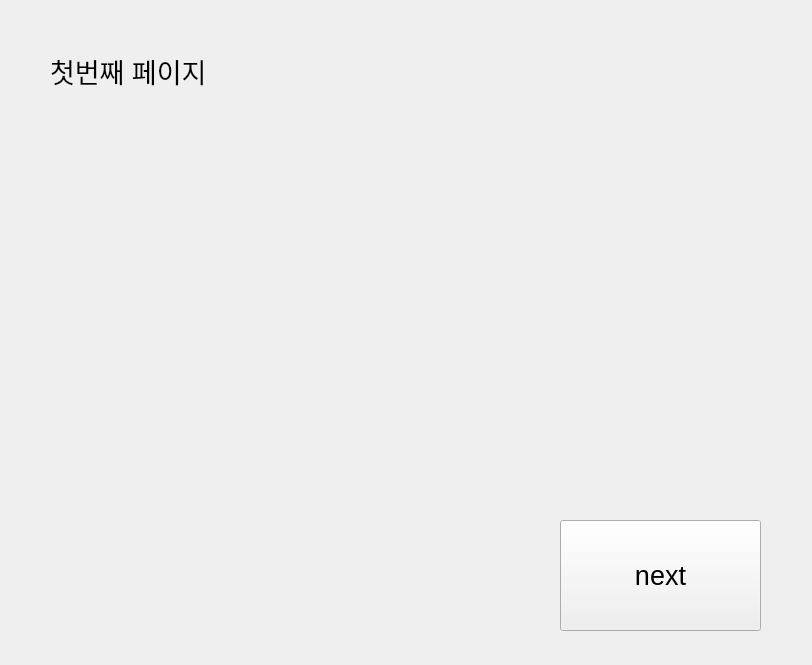
<?xml version="1.0" encoding="UTF-8"?>
<ui version="4.0">
 <class>Form</class>
 <widget class="QWidget" name="Form">
  <property name="geometry">
   <rect>
    <x>0</x>
    <y>0</y>
    <width>812</width>
    <height>665</height>
   </rect>
  </property>
  <property name="windowTitle">
   <string>Form</string>
  </property>
  <widget class="QStackedWidget" name="stackedWidget">
   <property name="geometry">
    <rect>
     <x>10</x>
     <y>20</y>
     <width>791</width>
     <height>631</height>
    </rect>
   </property>
   <property name="font">
    <font>
     <family>Arial</family>
     <pointsize>20</pointsize>
    </font>
   </property>
   <property name="currentIndex">
    <number>0</number>
   </property>
   <widget class="QWidget" name="page">
    <widget class="QLabel" name="label">
     <property name="geometry">
      <rect>
       <x>40</x>
       <y>20</y>
       <width>181</width>
       <height>61</height>
      </rect>
     </property>
     <property name="font">
      <font>
       <family>Arial</family>
       <pointsize>20</pointsize>
      </font>
     </property>
     <property name="text">
      <string>첫번째 페이지</string>
     </property>
    </widget>
    <widget class="QPushButton" name="btn_nextPage">
     <property name="geometry">
      <rect>
       <x>550</x>
       <y>500</y>
       <width>201</width>
       <height>111</height>
      </rect>
     </property>
     <property name="font">
      <font>
       <family>Arial</family>
       <pointsize>20</pointsize>
      </font>
     </property>
     <property name="text">
      <string>next</string>
     </property>
    </widget>
   </widget>
   <widget class="QWidget" name="page_2">
    <widget class="QLabel" name="label_2">
     <property name="geometry">
      <rect>
       <x>30</x>
       <y>10</y>
       <width>181</width>
       <height>61</height>
      </rect>
     </property>
     <property name="font">
      <font>
       <family>Arial</family>
       <pointsize>20</pointsize>
      </font>
     </property>
     <property name="text">
      <string>두번째 페이지</string>
     </property>
    </widget>
    <widget class="QPushButton" name="btn_prePage">
     <property name="geometry">
      <rect>
       <x>520</x>
       <y>530</y>
       <width>231</width>
       <height>91</height>
      </rect>
     </property>
     <property name="text">
      <string>Previous</string>
     </property>
    </widget>
   </widget>
  </widget>
 </widget>
 <resources/>
 <connections/>
</ui>
